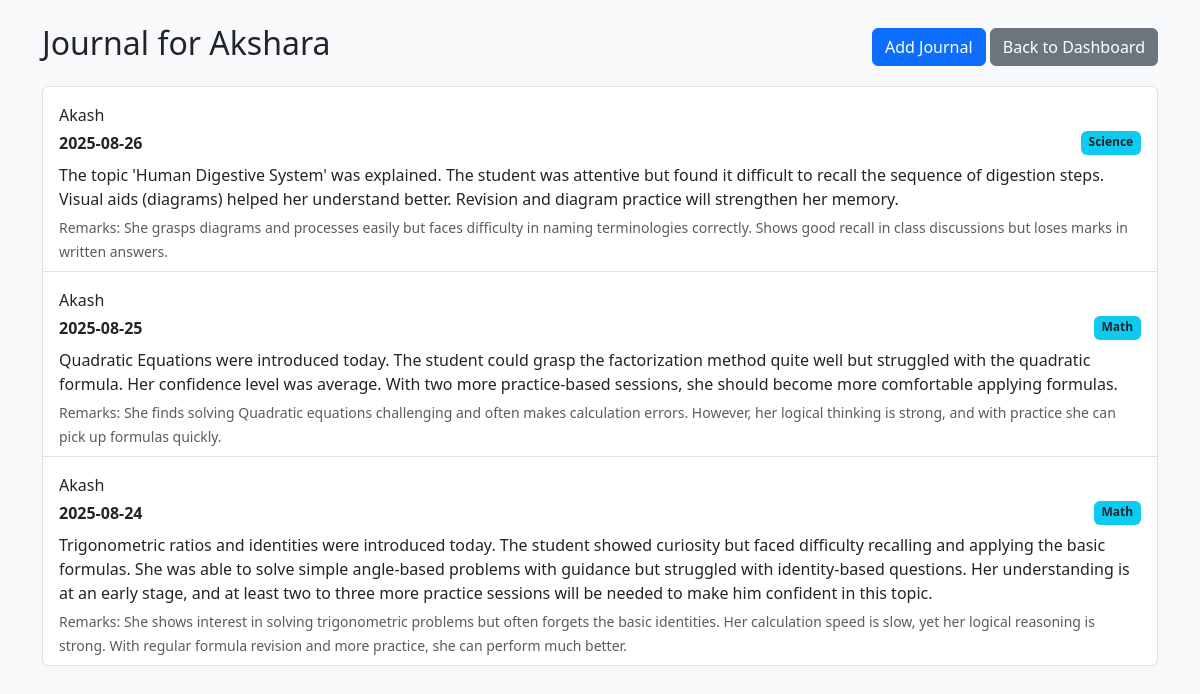
Page /student/1/journal (signed in) on the committed database.
### models.py (models this page shows)
class Student(SQLModel, table=True):
    id: Optional[int] = Field(default=None, primary_key=True)
    name: str
    grade: str
    school: Optional[str] = None
    syllabus: Optional[str] = None
    focus_subjects: Optional[str] = None
    subject: Optional[str] = None
    remarks: Optional[str] = None
    tutor_id: int = Field(foreign_key="tutor.id")
    tutor: Optional["Tutor"] = Relationship(back_populates="students")
    journals: List["Journal"] = Relationship(back_populates="student")
    attendances: List["Attendance"] = Relationship(back_populates="student")
    tests: List["TestRecord"] = Relationship(back_populates="student")
    upcoming_tests: List["UpcomingTest"] = Relationship(back_populates="student")
    feedbacks: List["Feedback"] = Relationship(back_populates="student")

class Journal(SQLModel, table=True):
    id: Optional[int] = Field(default=None, primary_key=True)
    student_id: int = Field(foreign_key="student.id")
    tutor_name: str
    subject: str
    journal: str
    remarks: str
    entry_date: date = Field(default_factory=date.today)
    student: "Student" = Relationship(back_populates="journals")

### main.py (the view)
@app.get("/student/{student_id}/journal", response_class=HTMLResponse)
def view_journal(student_id: int, request: Request, session: Session = Depends(get_session),
                 user: User = Depends(get_current_user)):
    student = session.get(Student, student_id)
    if not student:
        raise HTTPException(status_code=404, detail="Student not found")
    tutor = session.get(Tutor, student.tutor_id)
    if not tutor or (user.user_type == "tutor" and tutor.id != user.tutor_id):
        raise HTTPException(status_code=403, detail="Not authorized")
    journals = session.exec(
        select(Journal).where(Journal.student_id == student_id).order_by(Journal.entry_date.desc())
    ).all()
    return templates.TemplateResponse("journal.html", {
        "request": request,
        "student": student,
        "journals": journals
    })

### templates/journal.html (shortened to what this page needs)
<!DOCTYPE html>
<html>
<head>
    <link href="https://cdn.jsdelivr.net/npm/bootstrap@5.3.3/dist/css/bootstrap.min.css" rel="stylesheet">
</head>
<body class="bg-light">
<div class="container mt-4">
    <div class="d-flex justify-content-between align-items-center mb-3">
        <h2>Journal for {{ student.name }}</h2>
        <div>
            <a href="/student/{{ student.id }}/journal/add" class="btn btn-primary">Add Journal</a>
            <a href="/dashboard" class="btn btn-secondary">Back to Dashboard</a>
        </div>
    </div>
    {% if journals %}
        <div class="list-group">
            {% for j in journals %}
                <div class="list-group-item">
                    <p class="mt-2 mb-1">{{ j.tutor_name }}</p>
                    <div class="d-flex justify-content-between">
                        <strong>{{ j.entry_date }}</strong>
                        {% if j.subject %}
                            <span class="badge bg-info text-dark">{{ j.subject }}</span>
                        {% endif %}
                    </div>
                    <p class="mt-2 mb-1">{{ j.journal }}</p>
                    {% if j.remarks %}
                        <small class="text-muted">Remarks: {{ j.remarks }}</small>
                    {% endif %}
                </div>
            {% endfor %}
        </div>
    {% else %}
        <p class="text-muted">No journal entries yet.</p>
    {% endif %}
</div>
</body>
</html>

### rows in the picture
Student: name "Akshara"
Journal: tutor_name "Akash", entry_date "2025-08-26", subject "Science", journal "The topic 'Human Digestive System' was explained. The student was attentive but found it difficult to recall the sequence of digestion steps. Visual aids (diagrams) helped her understand better. Revision and diagram practice will strengthen her memory.", remarks "She grasps diagrams and processes easily but faces difficulty in naming terminologies correctly. Shows good recall in class discussions but loses marks in written answers."
Journal: tutor_name "Akash", entry_date "2025-08-25", subject "Math", journal "Quadratic Equations were introduced today. The student could grasp the factorization method quite well but struggled with the quadratic formula. Her confidence level was average. With two more practice-based sessions, she should become more comfortable applying formulas.", remarks "She finds solving Quadratic equations challenging and often makes calculation errors. However, her logical thinking is strong, and with practice she can pick up formulas quickly."
Journal: tutor_name "Akash", entry_date "2025-08-24", subject "Math", journal "Trigonometric ratios and identities were introduced today. The student showed curiosity but faced difficulty recalling and applying the basic formulas. She was able to solve simple angle-based problems with guidance but struggled with identity-based questions. Her understanding is at an early stage, and at least two to three more practice sessions will be needed to make him confident in this topic.", remarks "She shows interest in solving trigonometric problems but often forgets the basic identities. Her calculation speed is slow, yet her logical reasoning is strong. With regular formula revision and more practice, she can perform much better."
